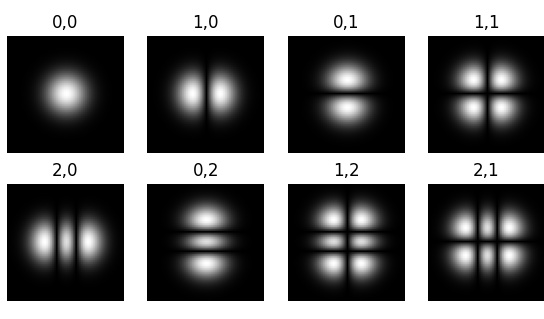

Reproduce this figure in Python.
from scipy import special
from pylab import figure, cm
import matplotlib.pyplot as plt
import numpy as np
taille=60

def hermitian(x, y, xn=0, yn=0):
    return special.hermite(xn)(y*np.sqrt(2))*special.hermite(yn)(x*np.sqrt(2))*np.exp(-x**2)*np.exp(-y**2)
fig = plt.figure(figsize=(4, 4))
tab_num=[(0, 0), (1, 0), (0, 1), (1, 1), (2, 0), (0, 2), (1, 2), (2, 1)]
tableau=np.zeros((taille, taille))
col=2
ligne=4
compte=1
for num1, num2 in tab_num:
    for xi, yi in np.ndindex(tableau.shape):
        tableau[xi, yi]=hermitian((xi/10)-3, (yi/10)-3, xn=num1, yn=num2) 
    fig.add_subplot(col, ligne, compte)
    plt.imshow(np.absolute(tableau), cmap='gray', origin='lower')
    plt.axis('off')
    plt.title(str(num1)+","+str(num2))
    compte+=1
#plt.colorbar()
plt.savefig("hermitian.pdf")
plt.show()
